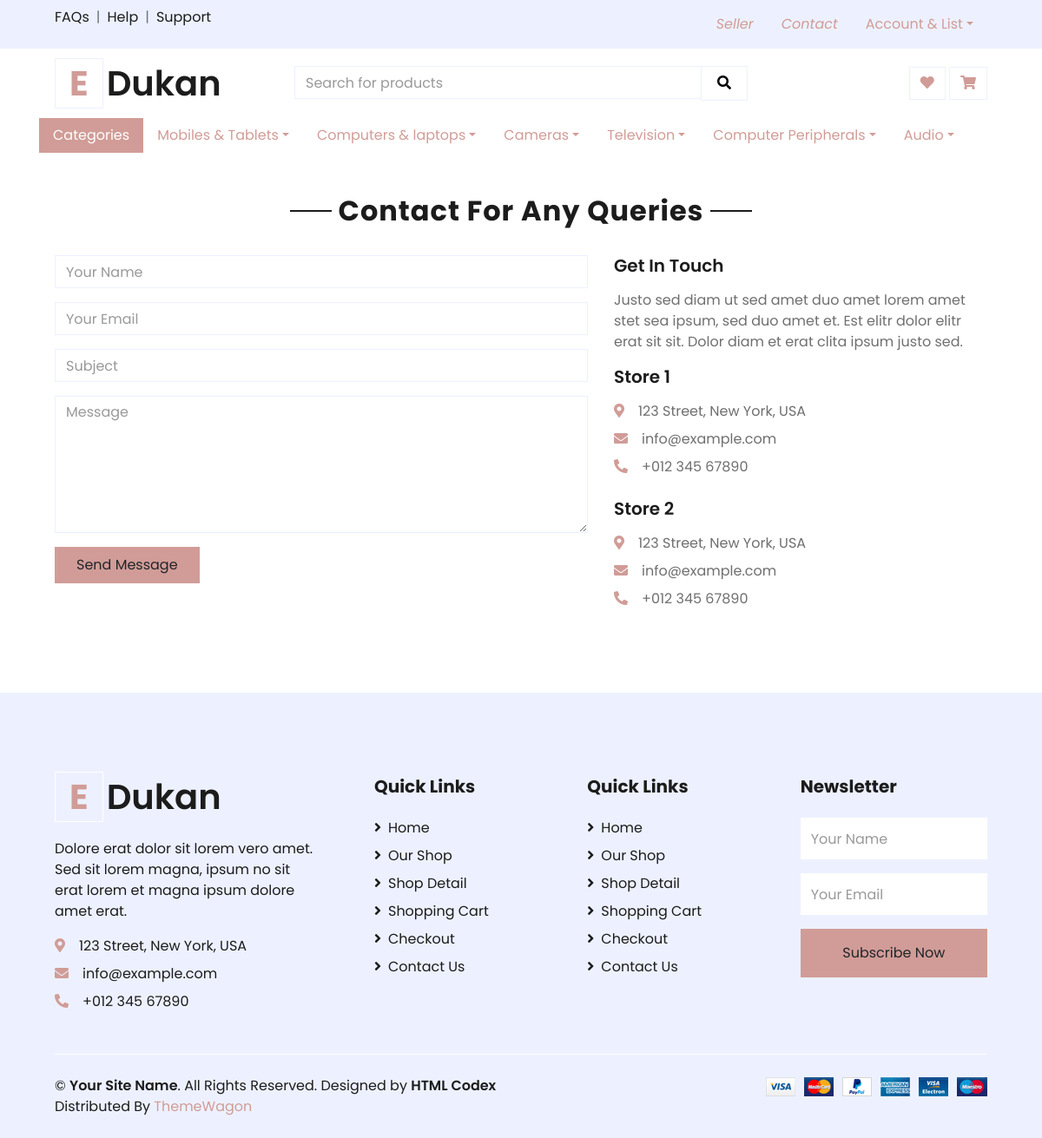
Page /contact/ on the committed database.
### product_app/models.py (models this page shows, shortened)
class Category_group(models.Model):
    category_group_name=models.CharField(choices=category_group_list, max_length=30)
    is_deleted=models.BooleanField(default=False)

### core_app/views.py (the view)
# urls.py: path('contact/', contact),
def contact(request):
    return render(request, "contact.html")

### core_app/context_processors.py (called while the page is built)
def categories_processor(request):
    user=request.session.get('user',False)
    if user:
        request.session['cart_count']=Cart_table.objects.filter(customer_id=user).count()
        request.session['wishlist_count']=Wishlist_table.objects.filter(customer_id=user).count()
    data=[]
    category_list=Category_group.objects.all()
    for item in category_list:
        data.append({"group":item.category_group_name, 'cat_list':Category.objects.filter(category_group=item)})
    return {'list':data}

### templates/contact.html (shortened to what this page needs)
{% extends 'base.html' %}
{% load static %}
{% block body%}
    <div class="container-fluid pt-5">
        <div class="text-center mb-4">
            <h2 class="section-title px-5"><span class="px-2">Contact For Any Queries</span></h2>
        </div>
        <div class="row px-xl-5">
            <div class="col-lg-7 mb-5">
                <div class="contact-form">
                    <form name="sentMessage" id="contactForm" novalidate="novalidate">
                        <div class="control-group">
                            <input type="text" class="form-control" id="name" placeholder="Your Name"
                                required="required" data-validation-required-message="Please enter your name" />
                        </div>
                        <div class="control-group">
                            <input type="email" class="form-control" id="email" placeholder="Your Email"
                                required="required" data-validation-required-message="Please enter your email" />
                        </div>
                        <div class="control-group">
                            <input type="text" class="form-control" id="subject" placeholder="Subject"
                                required="required" data-validation-required-message="Please enter a subject" />
                        </div>
                        <div class="control-group">
                            <textarea class="form-control" rows="6" id="message" placeholder="Message"
                                required="required"
                                data-validation-required-message="Please enter your message"></textarea>
                        </div>
                        <div>
                            <button class="btn btn-primary py-2 px-4" type="submit" id="sendMessageButton">Send
                                Message</button>
                        </div>
                    </form>
                </div>
            </div>
            <div class="col-lg-5 mb-5">
                <h5 class="font-weight-semi-bold mb-3">Get In Touch</h5>
                <p>Justo sed diam ut sed amet duo amet lorem amet stet sea ipsum, sed duo amet et. Est elitr dolor elitr erat sit sit. Dolor diam et erat clita ipsum justo sed.</p>
                <div class="d-flex flex-column mb-3">
                    <h5 class="font-weight-semi-bold mb-3">Store 1</h5>
                    <p class="mb-2"><i class="fa fa-map-marker-alt text-primary mr-3"></i>123 Street, New York, USA</p>
                    <p class="mb-2"><i class="fa fa-envelope text-primary mr-3"></i>info@example.com</p>
                    <p class="mb-2"><i class="fa fa-phone-alt text-primary mr-3"></i>+012 345 67890</p>
                </div>
                <div class="d-flex flex-column">
                    <h5 class="font-weight-semi-bold mb-3">Store 2</h5>
                    <p class="mb-2"><i class="fa fa-map-marker-alt text-primary mr-3"></i>123 Street, New York, USA</p>
                    <p class="mb-2"><i class="fa fa-envelope text-primary mr-3"></i>info@example.com</p>
                    <p class="mb-0"><i class="fa fa-phone-alt text-primary mr-3"></i>+012 345 67890</p>
                </div>
            </div>
        </div>
    </div>
    {% endblock%}

### templates/base.html (shortened to what this page needs)
{% load static %}
<!DOCTYPE html>
<html lang="en">
<head>
    <link href="https://cdnjs.cloudflare.com/ajax/libs/font-awesome/5.10.0/css/all.min.css" rel="stylesheet">
    <link href="{% static 'lib/owlcarousel/assets/owl.carousel.min.css'%}" rel="stylesheet">
    <link href="{% static 'css/style.css'%}" rel="stylesheet">
</head>
<body>
    <div class="container-fluid">
        <div class="row bg-secondary py-2 px-xl-5">
            <div class="col-lg-6 d-none d-lg-block">
                <div class="d-inline-flex align-items-center">
                    <a class="text-dark" href="">FAQs</a>
                    <span class="text-muted px-2">|</span>
                    <a class="text-dark" href="">Help</a>
                    <span class="text-muted px-2">|</span>
                    <a class="text-dark" href="">Support</a>
                </div>
            </div>
            <div class="col-lg-6 text-center text-lg-right">
                <div class="d-inline-flex align-items-center">
                    <i><a href='/seller' class="nav-item nav-link">Seller</a></i>
                    <i><a href='/contact' class="nav-item nav-link">Contact</a></i>
                    <div class="nav-item dropdown">
                        {% if request.session.is_active %}
                        <a class="nav-link dropdown-toggle" data-toggle="dropdown">hello,{{request.session.first_name}}</a>
                        {% else%}
                        <a class="nav-link dropdown-toggle" data-toggle="dropdown">Account & List</a>
                        {% endif%}
                    </div>
                </div>
            </div>
        </div>
        <div class="row align-items-center py-3 px-xl-5">
            <div class="col-lg-3 d-none d-lg-block">
                <a href='/' class="text-decoration-none">
                    <h1 class="m-0 display-5 font-weight-semi-bold"><span class="text-primary font-weight-bold border px-3 mr-1">E</span>Dukan</h1>
                </a>
            </div>
            <div class="col-lg-6 col-6 text-left">
                <form method='get' action="/search">
                    <div class="input-group">
                        <input type="text" name='search_value' required class="form-control" placeholder="Search for products">
                        <div class="input-group-append">
                            <span class="input-group-text bg-transparent text-primary">
                                <button style='border: none;
                                background: transparent;
                                cursor: pointer;' type='submit'><i  class="fa fa-search"></i></button>
                            </span>
                        </div>
                    </div>
                </form>
            </div>
            <div class="col-lg-3 col-6 text-right">
                <a href="/wishlist" class="btn border">
                    <i class="fas fa-heart text-primary"></i>
                </a>
                <a href='/cart' class="btn border">
                    <i class="fas fa-shopping-cart text-primary"></i>
                </a>
            </div>
        </div>
    </div>
    <div class="container">
    <ul class="nav nav-pills">
        <li class="nav-item">
          <a class="nav-link active" aria-current="page">Categories</a>
        </li>
        {% for item in list %}
        <div class="nav-item dropdown">
            <a class="nav-link dropdown-toggle" data-toggle="dropdown">{{item.group}}</a>
        </div>
       {% endfor %}
      </ul>
    </div>
{% block body%} {% endblock%}
    <div class="container-fluid bg-secondary text-dark mt-5 pt-5">
        <div class="row px-xl-5 pt-5">
            <div class="col-lg-4 col-md-12 mb-5 pr-3 pr-xl-5">
                <a href='' class="text-decoration-none">
                    <h1 class="mb-4 display-5 font-weight-semi-bold"><span class="text-primary font-weight-bold border border-white px-3 mr-1">E</span>Dukan</h1>
                </a>
                <p>Dolore erat dolor sit lorem vero amet. Sed sit lorem magna, ipsum no sit erat lorem et magna ipsum dolore amet erat.</p>
                <p class="mb-2"><i class="fa fa-map-marker-alt text-primary mr-3"></i>123 Street, New York, USA</p>
                <p class="mb-2"><i class="fa fa-envelope text-primary mr-3"></i>info@example.com</p>
                <p class="mb-0"><i class="fa fa-phone-alt text-primary mr-3"></i>+012 345 67890</p>
            </div>
            <div class="col-lg-8 col-md-12">
                <div class="row">
                    <div class="col-md-4 mb-5">
                        <h5 class="font-weight-bold text-dark mb-4">Quick Links</h5>
                        <div class="d-flex flex-column justify-content-start">
                            <a class="text-dark mb-2" href="index.html"><i class="fa fa-angle-right mr-2"></i>Home</a>
                            <a class="text-dark mb-2" href="shop.html"><i class="fa fa-angle-right mr-2"></i>Our Shop</a>
                            <a class="text-dark mb-2" href="detail.html"><i class="fa fa-angle-right mr-2"></i>Shop Detail</a>
                            <a class="text-dark mb-2" href="cart.html"><i class="fa fa-angle-right mr-2"></i>Shopping Cart</a>
                            <a class="text-dark mb-2" href="checkout.html"><i class="fa fa-angle-right mr-2"></i>Checkout</a>
                            <a class="text-dark" href="contact.html"><i class="fa fa-angle-right mr-2"></i>Contact Us</a>
                        </div>
                    </div>
                    <div class="col-md-4 mb-5">
                        <h5 class="font-weight-bold text-dark mb-4">Quick Links</h5>
                        <div class="d-flex flex-column justify-content-start">
                            <a class="text-dark mb-2" href="index.html"><i class="fa fa-angle-right mr-2"></i>Home</a>
                            <a class="text-dark mb-2" href="shop.html"><i class="fa fa-angle-right mr-2"></i>Our Shop</a>
                            <a class="text-dark mb-2" href="detail.html"><i class="fa fa-angle-right mr-2"></i>Shop Detail</a>
                            <a class="text-dark mb-2" href="cart.html"><i class="fa fa-angle-right mr-2"></i>Shopping Cart</a>
                            <a class="text-dark mb-2" href="checkout.html"><i class="fa fa-angle-right mr-2"></i>Checkout</a>
                            <a class="text-dark" href="contact.html"><i class="fa fa-angle-right mr-2"></i>Contact Us</a>
                        </div>
                    </div>
                    <div class="col-md-4 mb-5">
                        <h5 class="font-weight-bold text-dark mb-4">Newsletter</h5>
                        <form action="">
                            <div class="form-group">
                                <input type="text" class="form-control border-0 py-4" placeholder="Your Name" required="required" />
                            </div>
                            <div class="form-group">
                                <input type="email" class="form-control border-0 py-4" placeholder="Your Email"
                                    required="required" />
                            </div>
                            <div>
                                <button class="btn btn-primary btn-block border-0 py-3" type="submit">Subscribe Now</button>
                            </div>
                        </form>
                    </div>
                </div>
            </div>
        </div>
        <div class="row border-top border-light mx-xl-5 py-4">
            <div class="col-md-6 px-xl-0">
                <p class="mb-md-0 text-center text-md-left text-dark">
                    &copy; <a class="text-dark font-weight-semi-bold" href="#">Your Site Name</a>. All Rights Reserved. Designed
                    by
                    <a class="text-dark font-weight-semi-bold" href="https://htmlcodex.com">HTML Codex</a><br>
                    Distributed By <a href="https://themewagon.com" target="_blank">ThemeWagon</a>
                </p>
            </div>
            <div class="col-md-6 px-xl-0 text-center text-md-right">
                <img class="img-fluid" src="{%static 'img/payments.png'%}" alt="">
            </div>
        </div>
    </div>
</body>
</html>

### rows in the picture
Category_group: group "Mobiles & Tablets"
Category_group: group "Computers & laptops"
Category_group: group "Cameras"
Category_group: group "Television"
Category_group: group "Computer Peripherals"
Category_group: group "Audio"
